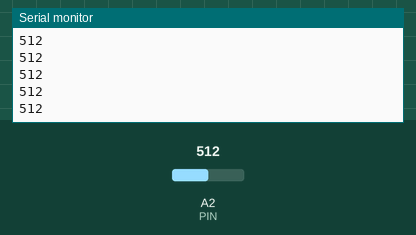
A sketch run on a simulated Arduino Uno, built with avr-gcc and run on an emulated ATmega328P. On the bench: the last lines printed to the serial monitor. The test bench sets the inputs (shaded band); at power-on: A2 (PIN) = 512.

Above: at 1.2 s.
1.3 s: A2 (PIN) set to 716
At 1.9 s:
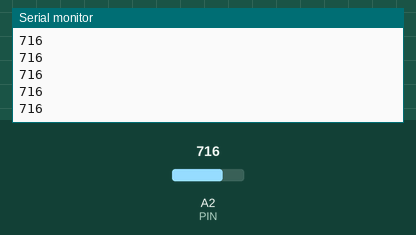
2.8 s: A2 (PIN) set to 900
At 3.9 s:
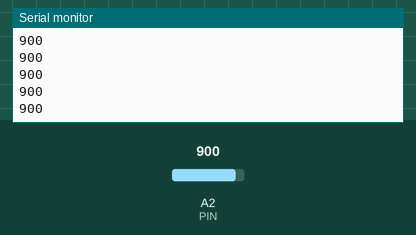
Timing chart, 0 to 5.8 s (numbered marks = the images above; inputs shaded):
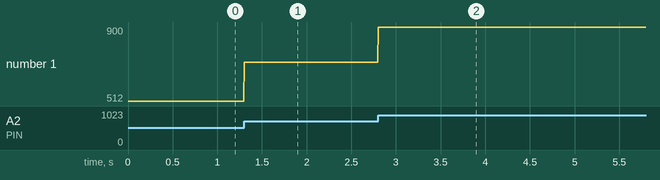

The sketch:

sketch.ino
```cpp
#include <Servo.h>

#define PIN 2
#define SERVO_PIN 9
#define HIGHRES false
#define SERVO false

#if SERVO
  Servo servo;
#endif

void setup()
{
  #if HIGHRES
    analogReference(INTERNAL);
  #endif
  #if SERVO
    servo.attach(SERVO_PIN);
  #endif
  Serial.begin(128000);
}

void loop()
{
  Serial.println(analogRead(PIN));
  #if SERVO
    String response = Serial.readStringUntil('\n');
    if (response.length() > 0) {
      response.trim();
      servo.write(response.toInt());
    }
    delay(2);
  #else
  delay(5);
  #endif
}
```

Measured:
- after the input at 1.3 s, the serial monitor: prints a new line at once (image 1)
- after the input at 2.8 s, the serial monitor: prints a new line at once (image 2)
- plotted number 1: 512 → 716 after the input at 1.3 s, 716 → 900 after the input at 2.8 s
